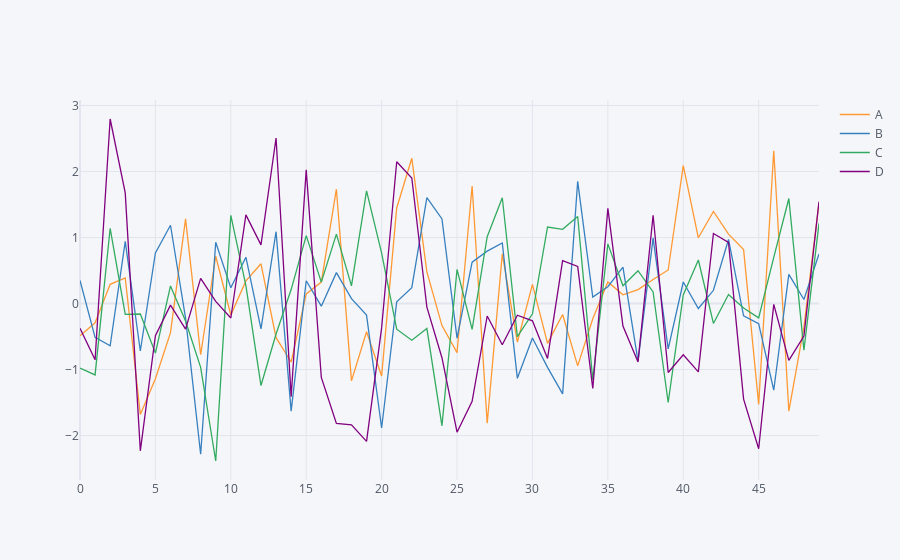

The notebook cell this image was saved under:
### Code cell
arr_1 = np.random.randn(50, 4)
df_1 = pd.DataFrame(arr_1, columns=['A', 'B', 'C', 'D'])
df_1.head()
df_1.iplot()
